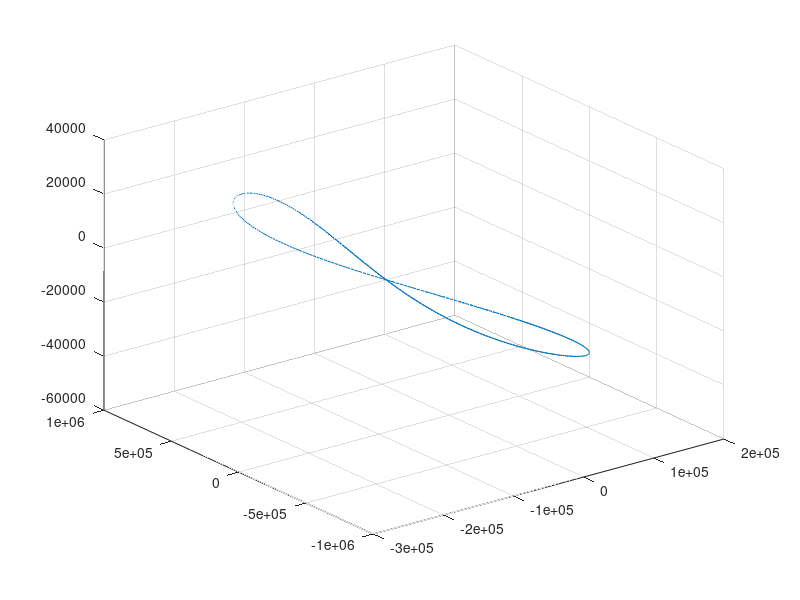

MATLAB code to generate this figure: (Note: this script raises an error after producing the figure.)
%%%%%%%%%%%%%%%%%%%%%%%%%%%%%%%%%%%%%%%%%%%%%%%%%%%
%%%%%%%%%%%%%%%%%%%%%%%%%%
%   3rd Order Richardson Halo Orbit Approximation
%%%%%%%%%%%%%%%%%%%%%%%%%%
%%%%%%%%%%%%%%%%%%%%%%%%%%%%%%%%%%%%%%%%%%%%%%%%%%%

format long;
clear; clc; close all;

global params
params.tol = 1e-10;

%% Generate initial conditions from 3rd Order Richardson Solution

atL2 = 1;
atL1 = 0;

n1 = 1.990986606e-7;
a1 = 1.495978714e8;
mu = 3.040357143e-6;
params.Az = 4e4;
params.mu = mu;

L1 = roots([1,-(3-mu),(3-2*mu),-mu,2*mu,-mu]);
L2 = roots([1,(3-mu),(3-2*mu),-mu,-2*mu,-mu]);
L3 = roots([1,(2+mu),(1+2*mu),-(1-mu),-2*(1-mu),-(1-mu)]);

%%% x-position of Lagrange points in rotating frame
xL1 = L1(find(imag(L1)==0 & real(L1)>0));
xL2 = L2(find(imag(L2)==0 & real(L2)>0));
xL3 = L3(find(imag(L3)==0 & real(L3)>0));

%%% distance from Sun (mass 1 - primary) to Lagrange points 1, 2, and 3
r1_L1 = abs(1-xL1);
r1_L2 = abs(1+xL2);
r1_L3 = abs(xL3);

%%% distance from Jupiter (mass 2 - secondary) to Lagrange points 1, 2, and 3
r2_L1 = abs(xL1);
r2_L2 = abs(xL2);
r2_L3 = abs(1+xL3);

% Energy cases
E1 = -0.5*((1-mu)*r1_L1^2+mu*r2_L1^2)-(1-mu)/r1_L1-mu/r2_L1;
E2 = -0.5*((1-mu)*r1_L2^2+mu*r2_L2^2)-(1-mu)/r1_L2-mu/r2_L2;
E3 = -0.5*((1-mu)*r1_L3^2+mu*r2_L3^2)-(1-mu)/r1_L3-mu/r2_L3;
E4 = -3/2;
E5 = -3/2;

if(atL2)
    gamma = r2_L2;
    rE = r2_L2*a1;
    c2 = (1/gamma^3)*((-1)^2*mu+(-1)^2*(1-mu)*gamma^3/(1+gamma)^3);   %good
    c3 = (1/gamma^3)*((-1)^3*mu+(-1)^3*(1-mu)*gamma^4/(1+gamma)^4);   %good
    c4 = (1/gamma^3)*((-1)^4*mu+(-1)^4*(1-mu)*gamma^5/(1+gamma)^5);   %good
elseif(atL1)
    gamma = r2_L1;
    rE = r2_L1*a1;
    c2 = (1/gamma^3)*((1)^2*mu+(-1)^2*(1-mu)*gamma^3/(1-gamma)^3);   %good
    c3 = (1/gamma^3)*((1)^3*mu+(-1)^3*(1-mu)*gamma^4/(1-gamma)^4);   %good
    c4 = (1/gamma^3)*((1)^4*mu+(-1)^4*(1-mu)*gamma^5/(1-gamma)^5);   %good
end

params.Az = params.Az/rE;

lambda = roots([1,0,(c2-2),0,-(c2-1)*(1+2*c2)]);                  
lambda = lambda(find(imag(lambda)==0 & real(lambda)>0));          %good

wp = sqrt((2-c2+sqrt(9*c2^2-8*c2))/2);                            %good
wv=sqrt(c2);                                                      %good
k = (wp^2+1+2*c2)/(2*wp);                                         %good
delta = wp^2-c2;                                                  %good

d1 = (3*lambda^2/k)*(k*(6*lambda^2-1)-2*lambda);                  %good
d2 = (8*lambda^2/k)*(k*(11*lambda^2-1)-2*lambda);                 %good

a21 = 3*c3*(k^2-2)/(4*(1+2*c2));                                  %good
a22 = 3*c3/(4*(1+2*c2));                                          %good
a23 = (-3*c3*lambda/(4*k*d1))*(3*k^3*lambda-6*k*(k-lambda)+4);    %good
a24 = (-3*c3*lambda/(4*k*d1))*(2+3*k*lambda);                     %good

d21 = -c3/(2*lambda^2);                                           %good
d31 = (3/(64*lambda^2))*(4*c3*a24+c4);                            %good
d32 = (3/(64*lambda^2))*(4*c3*(a23-d21)+c4*(4+k^2));              %good

b21 = (-3*c3*lambda/(2*d1))*(3*k*lambda-4);                       %good
b22 = (3*c3*lambda)/d1;                                           %good
b31 = (3/(8*d2))*(8*lambda*(3*c3*(k*b21-2*a23)-c4*(2+3*k^2))+(9*lambda^2+1+2*c2)*(4*c3*(k*a23-b21)+k*c4*(4+k^2))); %good
b32 = (9*lambda/d2)*(c3*(k*b22+d21-2*a24)-c4) + (3*(9*lambda^2+1+2*c2)/(8*d2))*(4*c3*(k*a24-b22)+k*c4); %good


a31 = (-9*lambda/(4*d2))*(4*c3*(k*a23-b21)+k*c4*(4+k^2)) + ((9*lambda^2+1-c2)/(2*d2))*(3*c3*(2*a23-k*b21)+c4*(2+3*k^2)); %good
a32 = (-9*lambda/(4*d2))*(4*c3*(k*a24-b22)+k*c4)-(3/(2*d2))*(9*lambda^2+1-c2)*(c3*(k*b22+d21-2*a24)-c4);


s1 = (1/(2*lambda*(lambda*(1+k^2)-2*k)))*(1.5*c3*(2*a21*(k^2-2)-a23*(k^2+2)-2*k*b21)-(3/8)*c4*(3*k^4-8*k^2+8)); %good
s2 = (1/(2*lambda*(lambda*(1+k^2)-2*k)))*(1.5*c3*(2*a22*(k^2-2)+a24*(k^2+2)+2*k*b22+5*d21)+(3/8)*c4*(12-k^2));  %good
l1 = -1.5*c3*(2*a21+a23+5*d21)-(3/8)*c4*(12-k^2)+2*lambda^2*s1;   %good
l2 = 1.5*c3*(a24-2*a22)+(9/8)*c4+2*lambda^2*s2;                   %good

Ax = sqrt((-l2*params.Az^2-delta)/l1);
Ax_km = Ax*rE;

w = 1 + s1*Ax^2 + s2*params.Az^2;

T = (2*pi/(lambda*w*n1))/(3600*24);

delta_n = 1; % for northern halo, enter -1 for southern halo
t = 0:0.01:2*pi;
phi = 0;
tau1 = lambda*(w*t)+phi;

xlin = (a21*Ax^2 + a22*params.Az^2 - Ax*cos(tau1) + (a23*Ax^2 - a24*params.Az^2)*cos(2*tau1) + (a31*Ax^3-a32*Ax*params.Az^2)*cos(3*tau1))*rE;
ylin = (k*Ax*sin(tau1) + (b21*Ax^2-b22*params.Az^2)*sin(2*tau1) + (b31*Ax^3 - b32*Ax*params.Az^2)*sin(3*tau1))*rE;
zlin = (delta_n*params.Az*cos(tau1) + delta_n*d21*Ax*params.Az*(cos(2*tau1)-3)+delta_n*(d32*params.Az*Ax^2-d31*params.Az^3)*cos(3*tau1))*rE;

plot3(xlin,ylin,zlin); grid on;

x0 = a21*Ax^2 + a22*(params.Az)^2 - Ax*cos(phi) + (a23*Ax^2 - a24*params.Az^2)*cos(2*phi) + (a31*Ax^3-a32*Ax*params.Az^2)*cos(3*phi);
y0 = k*Ax*sin(phi) + (b21*Ax^2-b22*params.Az^2)*sin(2*phi)+(b31*Ax^3-b32*Ax*params.Az^2)*sin(3*phi);
z0 = delta_n*params.Az*cos(phi) + delta_n*d21*Ax*params.Az*(cos(phi)-3)+delta_n*(d32*params.Az*Ax^2-d31*params.Az^3)*cos(3*phi);
xdot0 = lambda*w*(Ax*sin(phi)-2*(a23*Ax^2-a24*params.Az^2)*sin(2*phi)-3*(a31*Ax^3-a32*Ax*params.Az^2)*sin(3*phi));
ydot0 = lambda*w*(k*Ax*cos(phi) + 2*(b21*Ax^2-b22*params.Az^2)*cos(2*phi) + 3*(b31*Ax^3-b32*Ax*params.Az^2)*cos(3*phi));
zdot0 = -lambda*w*delta_n*(params.Az*sin(phi)+2*d21*Ax*params.Az*sin(2*phi)+3*(d32*params.Az*Ax^2-d31*params.Az^3)*sin(3*phi));

x0_l = [x0;y0;z0;xdot0;ydot0;zdot0];

x0_ = (x0_l*rE+[1-mu+gamma;0;0;0;0;0].*a1)/a1

%% changed alex


opts = odeset('RelTol',1e-14,'AbsTol',1e-14);
[t,z] = ode45('threeDimensional3BodyOrbitRotatingFrame',[0,pi],x0_,opts);
z=z*a1;
figure(1)
plot3(z(:,1),z(:,2),z(:,3)); grid on;
axis equal

xlin = xlin + (1-mu+gamma)*a1;
ylin = ylin;
zlin = zlin;

figure(2)
subplot(2,2,1);
plot(z(:,2),z(:,3), 'linewidth', 1)
hold on
plot(ylin, zlin)
xlabel('y'); ylabel('z')
axis equal
grid on;
subplot(2,2,2);
plot(z(:,1),z(:,3), 'linewidth', 1)
hold on
plot(xlin, zlin)
xlabel('x'); ylabel('z')
axis equal
grid on;
subplot(2,2,3);
plot(z(:,1),z(:,2), 'linewidth', 1)
hold on
plot(xlin, ylin)
xlabel('x'); ylabel('y')
axis equal
grid on;

figure(3)
plot3(z(:,1),z(:,2),z(:,3));
radiusSun = 6.95508e5;
radiusEarth = 6.371e3; 
hold on;
[xs, ys, zs] = sphere;
%surf(xs*radiusSun - mu, ys*radiusSun, zs*radiusSun);
hold on;
surf(xs*radiusEarth + 1 - mu, ys*radiusEarth, zs*radiusEarth);
grid on;






%% Use differential corrections algorithm to obtain nonlinear initial conditions

% Use initial conditions generated from the analytical solution
%   of the linearized system as the initial guess

M0 = [x0_ eye(6)];
[M0_nonlinear] = differentialCorrectionsAlg3D(M0,params.tol);
x0_nonlinear = M0_nonlinear(:,1);

%% Integrate

opts = odeset('RelTol',1e-14,'AbsTol',1e-14);
[t,z] = ode45('threeDimensional3BodyOrbitRotatingFrame',[0,2*pi],x0_nonlinear,opts);
z=z*a1;
figure(1)
plot3(z(:,1),z(:,2),z(:,3)); grid on;
axis equal

figure(2)
subplot(2,2,1);
plot(z(:,2),z(:,3))
axis equal
grid on;
subplot(2,2,2);
plot(z(:,1),z(:,3))
axis equal
grid on;
subplot(2,2,3);
plot(z(:,1),z(:,2))
axis equal
grid on;

figure(3)
plot3(z(:,1),z(:,2),z(:,3));
radiusSun = 6.95508e5;
radiusEarth = 6.371e3; 
hold on;
[xs, ys, zs] = sphere;
%surf(xs*radiusSun - mu, ys*radiusSun, zs*radiusSun);
hold on;
surf(xs*radiusEarth + 1 - mu, ys*radiusEarth, zs*radiusEarth);
grid on;






